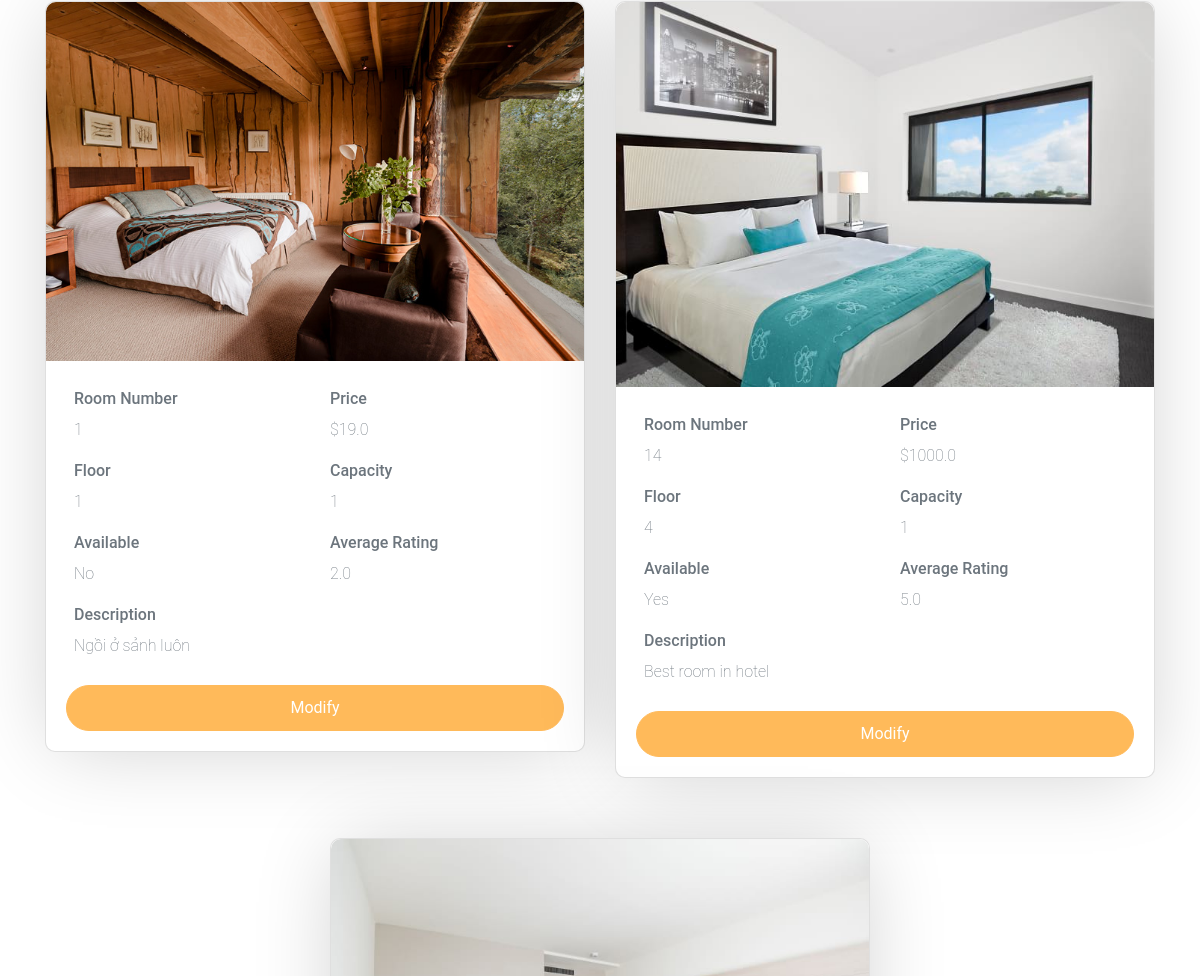
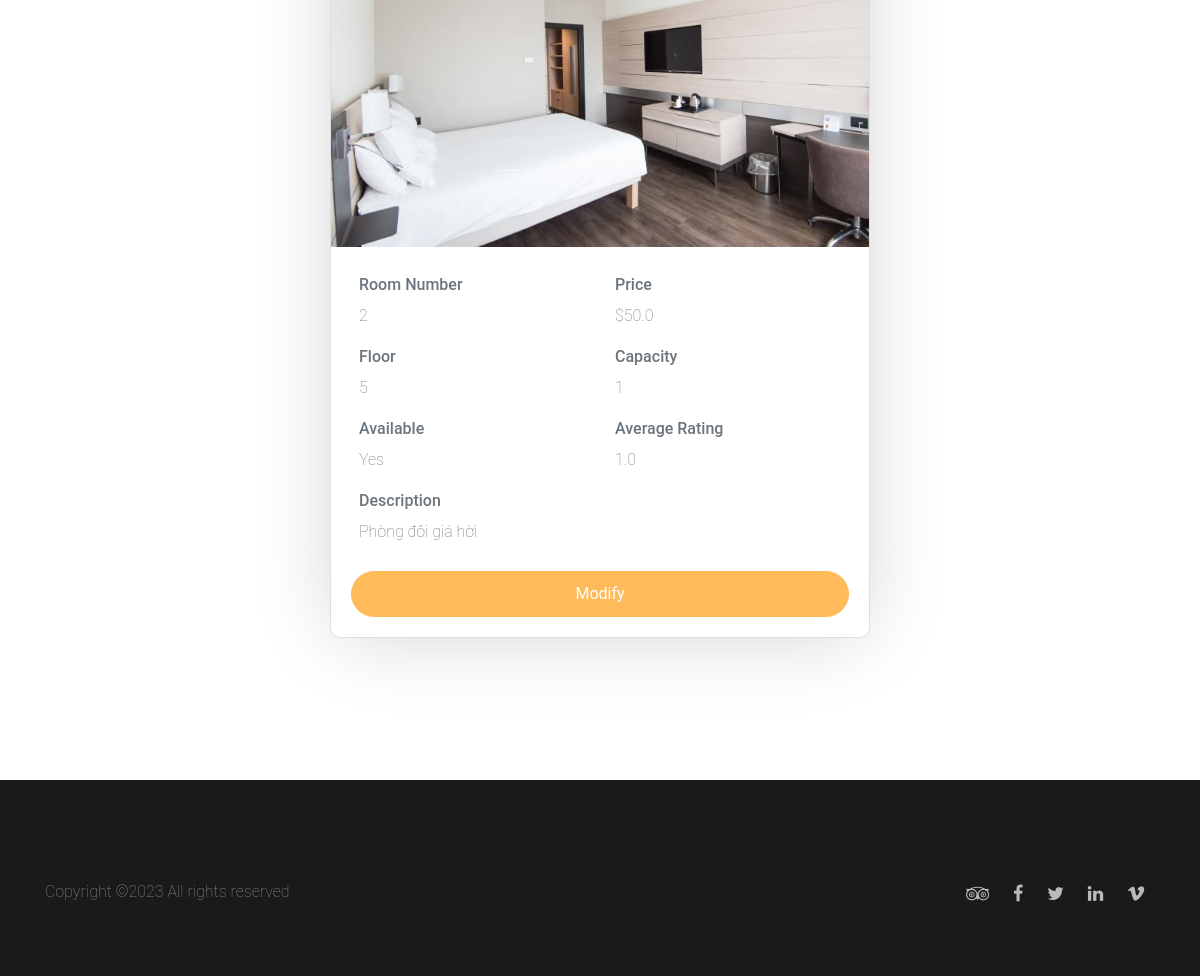
Page / (signed in, lower part) on the earlier database version (2 pictures, top to bottom).
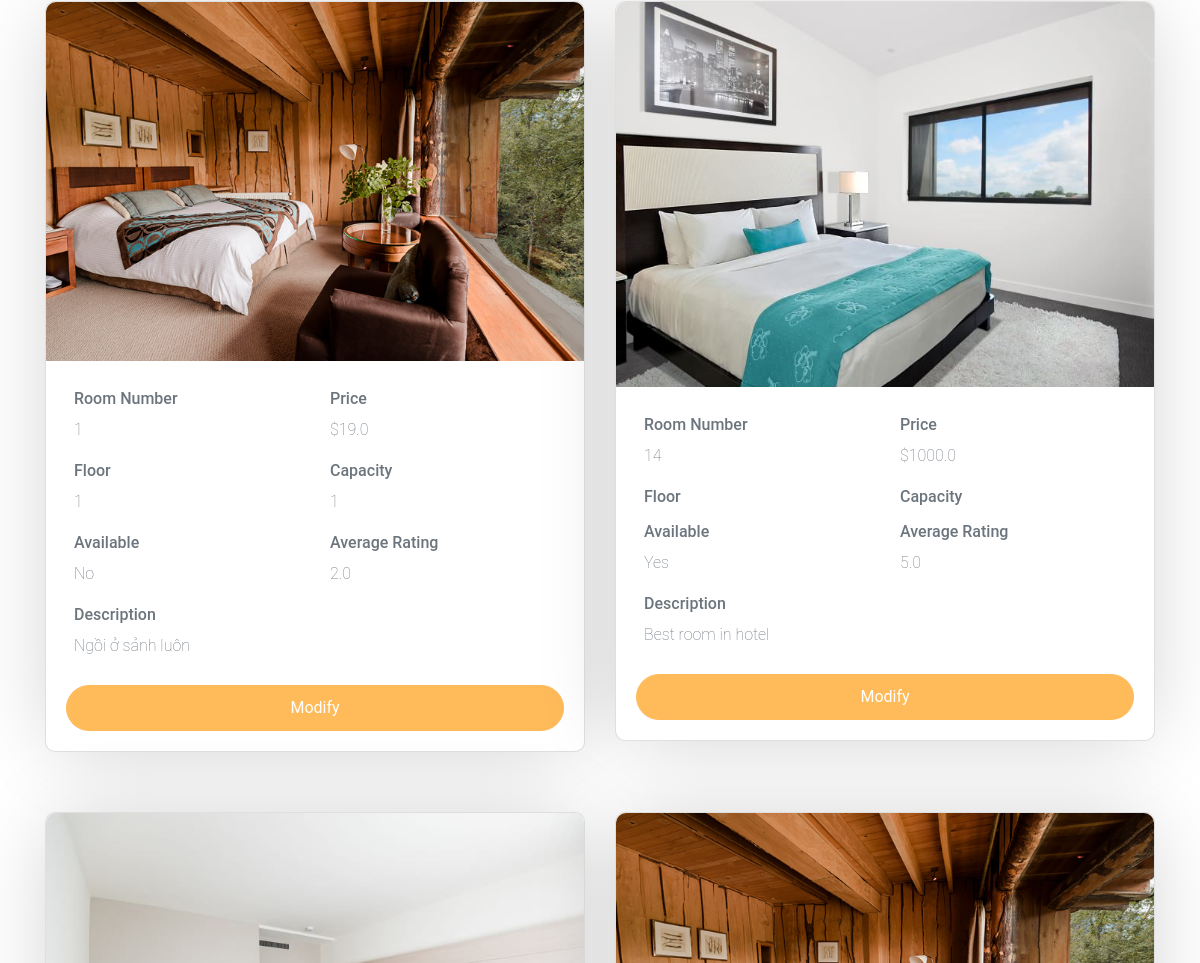
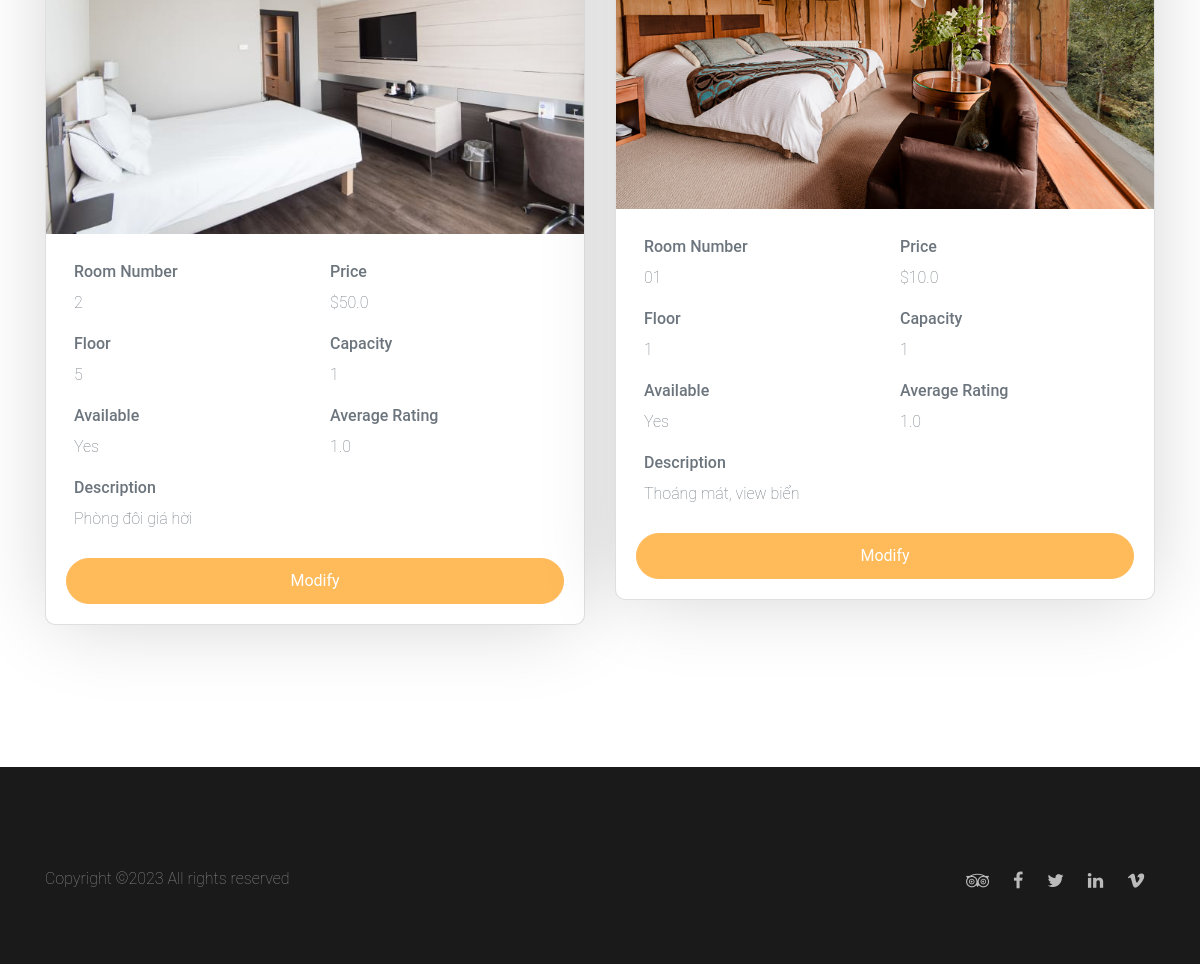
Same page on the later database version (2 pictures, top to bottom).
### model.py (models this page shows)
class Room(Base):
    __tablename__ = 'rooms'
    id = Column(Integer, primary_key=True)
    room_number = Column(String(50), nullable=False)
    price = Column(Float, nullable=False)
    floor = Column(String(10), nullable=False)
    capacity = Column(Integer, nullable=False, default=1)
    image = Column(String(50), nullable=False)
    description = Column(String(1000), nullable=False)
    available = Column(Integer, nullable=False, default=1) # 0 = not available, 1 = available
    average_rating = Column(Float, nullable=False, default=0)

### main.py (the view)
@app.route('/')
def index():
    with app.app_context():
        if not session.get('logged_in'):
            return render_template('index.html')
        else:
            if session['is_admin']:
                users = getAllUsers()
                rooms = get_all_rooms()
                return render_template('admin.html', users=users ,rooms=rooms)
            if session['is_staff']:
                rooms = get_all_rooms()
                return render_template('staff.html',rooms=rooms)
            return redirect(url_for('user_route.user'))

### controller.py (called while the page is built)
def get_all_rooms():
    session = DBSession()
    rooms = session.query(Room).all()
    session.close()
    return rooms

def getAllUsers():
    session = DBSession()
    users = session.query(User).all()
    session.close()
    return users

### templates/admin.html (shortened to what this page needs)
{% extends "base.html" %}
{% block body %}
<section class="section" id="modify-rooms">
  <div class="container">
    <div class="row justify-content-center" data-aos="fade-up">
      {% for room in rooms %}
      <div class="col-md-6">
        <div class="card">
          <img src="{{ url_for('static', filename='images/' + room.image) }}" alt="room image" width="100%">
          <div class="card-body">
            <div class="row p-2">
              <div class="col-sm-6">
                <h6>Room Number</h6>
                <p>{{ room.room_number }}</p>
              </div>
              <div class="col-sm-6">
                <h6>Price</h6>
                <p>${{ room.price }}</p>
              </div>
              <div class="col-sm-6">
                <h6>Floor</h6>
                <p>{{ room.floor }}</p>
              </div>
              <div class="col-sm-6">
                <h6>Capacity</h6>
                <p>{{ room.capacity }}</p>
              </div>
              <div class="col-sm-6">
                <h6>Available</h6>
                <p>{{ "Yes" if room.available else "No" }}</p>
              </div>
              <div class="col-sm-6">
                <h6>Average Rating</h6>
                <p>{{ room.average_rating }}</p>
              </div>
              <div class="col-sm-12">
                <h6>Description</h6>
                <p>{{ room.description }}</p>
              </div>
            </div>
            <a href="{{ url_for('admin_route.modify_room_route', room_id=room.id) }}"><button class="btn btn-primary btn-block text-white">Modify</button></a>
          </div>
        </div>
      </div>
      {% endfor %}
    </div>
  </div>
</section>
{% endblock %}
{% block footer %}
<footer class="section footer-section">
  <div class="container">
    <div class="row pt-5">
      <p class="col-md-6 text-left">
        Copyright &copy;<script>document.write(new Date().getFullYear());</script> All rights reserved
      </p>
      <p class="col-md-6 text-right social">
        <a href="#"><span class="fa fa-tripadvisor"></span></a>
        <a href="#"><span class="fa fa-facebook"></span></a>
        <a href="#"><span class="fa fa-twitter"></span></a>
        <a href="#"><span class="fa fa-linkedin"></span></a>
        <a href="#"><span class="fa fa-vimeo"></span></a>
      </p>
    </div>
  </div>
</footer>
{% endblock %}

### templates/base.html (shortened to what this page needs)
<!DOCTYPE html>
<html>
<head>
  <link rel="stylesheet" href="{{ url_for('static', filename='css/defaul_style.css') }}">
  <link rel="stylesheet" href="https://stackpath.bootstrapcdn.com/bootstrap/4.3.1/css/bootstrap.min.css">
  <link rel="stylesheet" href="{{ url_for('static', filename='css/bootstrap.min.css') }}">
  <link rel="stylesheet" href="{{ url_for('static', filename='css/animate.css') }}">
  <link rel="stylesheet" href="{{ url_for('static', filename='css/owl.carousel.min.css') }}">
  <link rel="stylesheet" href="{{ url_for('static', filename='css/aos.css') }}">
  <link rel="stylesheet" href="{{ url_for('static', filename='css/bootstrap-datepicker.css') }}">
  <link rel="stylesheet" href="{{ url_for('static', filename='css/jquery.timepicker.css') }}">
  <link rel="stylesheet" href="{{ url_for('static', filename='css/fancybox.min.css') }}">
  <link rel="stylesheet" href="{{ url_for('static', filename='fonts/ionicons/css/ionicons.min.css') }}">
  <link rel="stylesheet" href="{{ url_for('static', filename='fonts/fontawesome/css/font-awesome.min.css') }}">
  <link rel="stylesheet" href="{{ url_for('static', filename='css/style.css') }}">
</head>
<body>
  {% if session.get('logged_in') %}
  {% block body %}{% endblock %}
  {% block footer %}  {% endblock %}
{% endif %}
</body>
</html>

### static/css/style.css (style rules this page uses)
body { background: #fff; font-family: "Roboto", arial, sans-serif; font-weight: 200; font-size: 16px; line-height: 1.8; color: #6c757d; position: relative; }
a { -webkit-transition: .3s all ease; -o-transition: .3s all ease; transition: .3s all ease; text-decoration: none; }
.btn { padding-left: 30px; padding-right: 30px; padding-top: 10px; padding-bottom: 10px; border-radius: 50px; }
.btn, .form-control { outline: none; -webkit-box-shadow: none !important; box-shadow: none !important; }
.card { margin-block: 30px; background: #fff; -webkit-box-shadow: 0 2px 80px -10px rgba(0, 0, 0, 0.2); box-shadow: 0 2px 80px -10px rgba(0, 0, 0, 0.2); border-radius: 10px; }
.card img { border-top-left-radius: 10px; border-top-right-radius: 10px; }
.section { padding: 7em 0; }
.footer-section { background: #1a1a1a; color: #fff; padding-block: 50px; }
.footer-section a { color: rgba(255, 255, 255, 0.7); }
.footer-section p { color: rgba(255, 255, 255, 0.5); }
.footer-section .social a { font-size: 18px; padding: 10px; }

Differences in the rows shown:
changed Room "Best room in hotel": floor "4" → (not shown); capacity "1" → (not shown)
added Room: image (picture), room_number "01", price "10.0", floor "1", capacity "1", available "Yes", average_rating "1.0", description "Thoáng mát, view biển"
